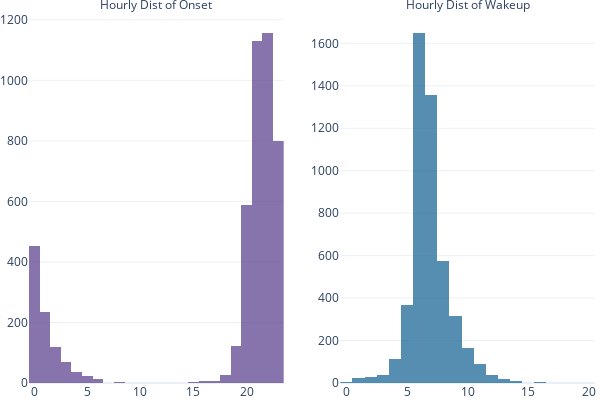

The notebook cell saved with this chart:
### Markdown cell above
### Class distributions

### Code cell
df_onset = train_events[train_events['event'] == 'onset']
df_wakeup = train_events[train_events['event'] == 'wakeup']

fig = make_subplots(rows=1, cols=2, subplot_titles=('Hourly Dist of Onset', 'Hourly Dist of Wakeup'))
fig.add_trace(go.Histogram(x=df_onset['hour'].dropna(), nbinsx=24), row=1, col=1)
fig.add_trace(go.Histogram(x=df_wakeup['hour'].dropna(), nbinsx=24), row=1, col=2)

fig.update_layout(
    showlegend=False,
    width=600,
    height=400,
    autosize=False,
    margin=dict(t=15, b=0, l=5, r=5),
    template='plotly_white',
    colorway=px.colors.qualitative.Prism
)
fig.update_annotations(font_size=12)
fig.update_traces(opacity=0.75)

### Figure 1 — Plotly figure (JSON) as saved in the notebook; plotly's stock layout.template omitted (floating-point values rounded to 4 significant figures; data arrays with more than 128 entries replaced by an {"elided": "..."} marker saying what was removed)
{"data": [{"nbinsx": 24, "opacity": 0.75, "type": "histogram", "x": {"elided": "4791 int values"}, "xaxis": "x", "yaxis": "y"}, {"nbinsx": 24, "opacity": 0.75, "type": "histogram", "x": {"elided": "4794 int values"}, "xaxis": "x2", "yaxis": "y2"}], "layout": {"annotations": [{"font": {"size": 12}, "showarrow": false, "text": "Hourly Dist of Onset", "x": 0.225, "xanchor": "center", "xref": "paper", "y": 1, "yanchor": "bottom", "yref": "paper"}, {"font": {"size": 12}, "showarrow": false, "text": "Hourly Dist of Wakeup", "x": 0.775, "xanchor": "center", "xref": "paper", "y": 1, "yanchor": "bottom", "yref": "paper"}], "autosize": false, "colorway": ["rgb(95, 70, 144)", "rgb(29, 105, 150)", "rgb(56, 166, 165)", "rgb(15, 133, 84)", "rgb(115, 175, 72)", "rgb(237, 173, 8)", "rgb(225, 124, 5)", "rgb(204, 80, 62)", "rgb(148, 52, 110)", "rgb(111, 64, 112)", "rgb(102, 102, 102)"], "height": 400, "margin": {"b": 0, "l": 5, "r": 5, "t": 15}, "showlegend": false, "width": 600, "xaxis": {"anchor": "y", "domain": [0, 0.45]}, "xaxis2": {"anchor": "y2", "domain": [0.55, 1]}, "yaxis": {"anchor": "x", "domain": [0, 1]}, "yaxis2": {"anchor": "x2", "domain": [0, 1]}}}
